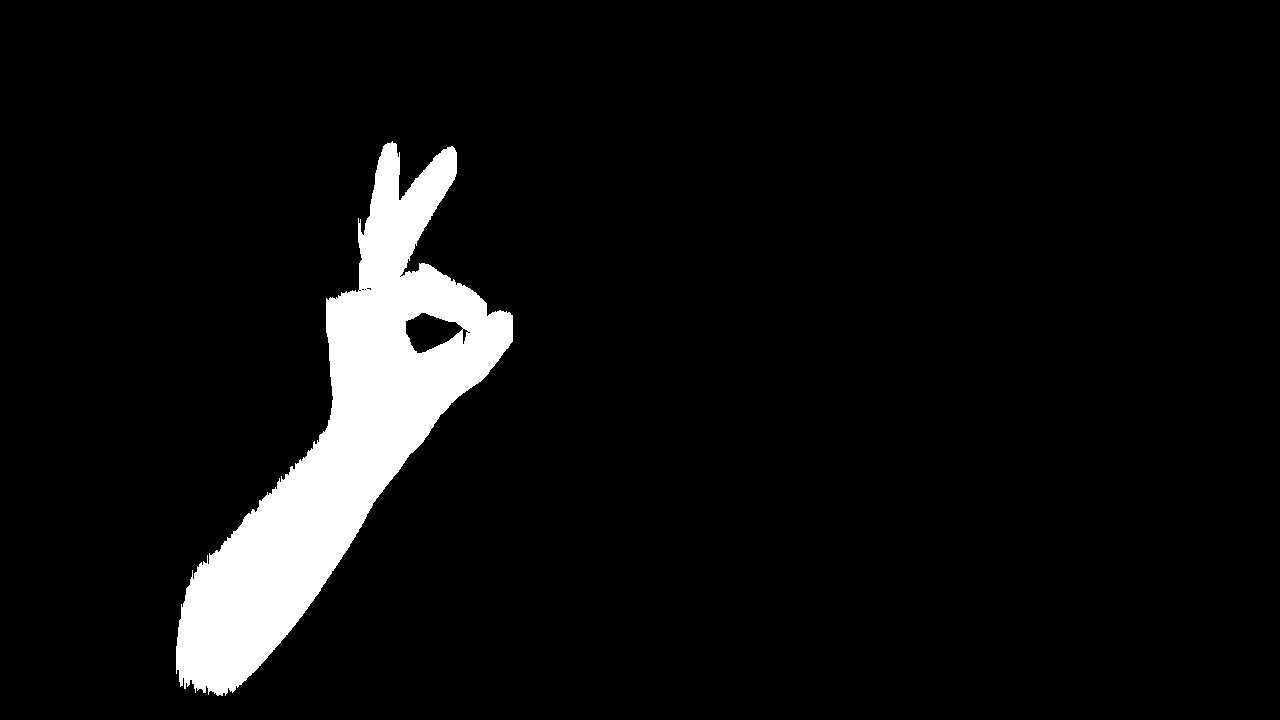
#> input picture hand_gesture_detection/temp.png, 1280 x 720 px, given in place of the camera
$ jupyter execute tutorial2_real_time_fingertip_tracking.ipynb   (shell and % lines are left out)   (older library calls are emulated)   (text cells are left out)
#> lines starting #> are read from the running program, lines starting #| are printed output that depends on the picture; after the words box and inside, x2 and y2 are one past the last pixel; in counts of white or black regions, pixels touching at a corner belong together
[cell 1]
# Import necessary libraries and helper functions
import numpy as np
import matplotlib.pyplot as plt
import cv2
import random
from helpers import imshow

[cell 2]
# Method that generates mask that segments out skin regions
# [15 lines left out: function segment_skin_hsv, not called in this run]

[cell 3]
def segment_skin_ycrcb(img):
    # Convert image to YCrCb
    imageYCrCb = cv2.cvtColor(img,cv2.COLOR_BGR2YCR_CB)

    # Constants for finding range of skin color in YCrCb
    min_YCrCb = np.array([0,133,77],np.uint8)
    max_YCrCb = np.array([255,173,127],np.uint8)

    # Find region with skin tone in YCrCb image
    mask = cv2.inRange(imageYCrCb,min_YCrCb,max_YCrCb)
#     mask = cv2.morphologyEx(mask, cv2.MORPH_CLOSE, None, iterations = 5)
    mask = cv2.morphologyEx(mask, cv2.MORPH_OPEN, None, iterations = 3)
    mask = cv2.medianBlur(mask, 5)

    return mask

[cell 4]
def getHandContours(mask):
    # Get the contour of the hand and draw it on the original image
    im2, contours, hierarchy = cv2.findContours(mask, cv2.RETR_EXTERNAL, cv2.CHAIN_APPROX_NONE)

    # Calculate areas
    areas = [cv2.contourArea(cont) for cont in contours]

    # Only keep the largest contour
    if len(contours) == 0:
        return
    cnt = contours[np.argmax(areas)]
    return cnt

[cell 5]
# Helper function to find angle between two vectors
# [5 lines left out: function get_angle, not called in this run]

# Helper function to find distance between two vectors
def dist(v1, v2):
    return np.linalg.norm(np.array(v1)-v2)

[cell 6]
# # Helper function that updates an array of stored points, corresponding to
# # valleys or peaks)
# pointDict: {index -> k_curv}

# [14 lines left out: function update, not called in this run]

[cell 7]
# [22 lines left out: function getPeaksAndValleys, not called in this run]

[cell 8]
camera = cv2.VideoCapture(0)
# reduce frame size to speed it up
w = 640
camera.set(cv2.CAP_PROP_FRAME_WIDTH, w)
camera.set(cv2.CAP_PROP_FRAME_HEIGHT, w * 3/4)
camera.set(cv2.CAP_PROP_EXPOSURE,-4)

# k-curvature parameters:
k = 5
thresh_angle = 70


while True:
    # Get frame and flip it
    ret, frame = camera.read()
#> frame is the input picture: shape (720, 1280, 3); 6.3% white; 1 white region, box (x1, y1, x2, y2) and area: (176, 141, 513, 696) 58268
    frame = cv2.flip(frame, 1)
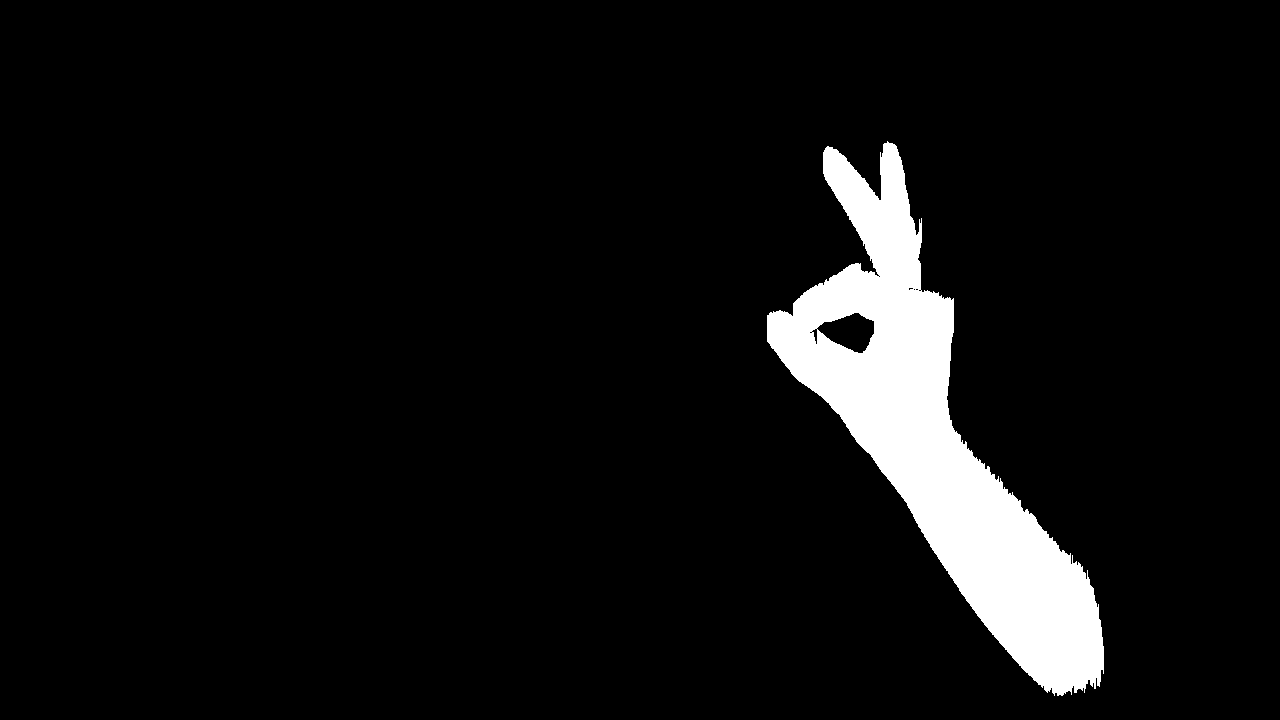
#> frame: shape (720, 1280, 3); 6.3% white; 1 white region, box (x1, y1, x2, y2) and area: (767, 141, 1104, 696) 58268

    frame = cv2.medianBlur(frame,9) # Apply median blur
#> frame: shape (720, 1280, 3); 6.3% white; 1 white region, box (x1, y1, x2, y2) and area: (767, 143, 1104, 695) 58317
    mask = segment_skin_ycrcb(frame) # Get mask
#> in segment_skin_ycrcb, `imageYCrCb = cv2.cvtColor(img,cv2.COLOR_BGR2YCR_CB)`: imageYCrCb: shape (720, 1280, 3); mean of channels 0, 1, 2 16.1, 128, 128
#> in segment_skin_ycrcb, `mask = cv2.inRange(imageYCrCb,min_YCrCb,max_YCrCb)`: mask: shape (720, 1280); every value is 0
    cv2.imshow("MASK", mask)
    cnt = getHandContours(mask) # Hand Contour
#> in getHandContours, `im2, contours, hierarchy = cv2.findContours(mask, cv2.RETR_EXTERNAL, c..`: contours = []

    # If contour is None or too small, continue
    if cnt is None or len(cnt) <= 300:
        print("No contours found")
        continue

    # Get sample points
    interval = int(len(cnt)/100)
    sample_points = cnt[0:len(cnt):interval]

    # Draw sample points
    for i in range(len(sample_points)):
        cv2.circle(frame, tuple(sample_points[i][0]), 1, (0, 0, 255), 2)

    # Get and draw peaks and valleys
    peaks, valleys = getPeaksAndValleys(sample_points, thresh_angle, k)

    for i in peaks:
        cv2.circle(frame, tuple(sample_points[i][0]), 10, (255, 0, 0), 2)
    for i in valleys:
        cv2.circle(frame, tuple(sample_points[i][0]), 10, (0, 255, 0), 2)

    if cv2.waitKey(5) == 27:
        break
    elif cv2.waitKey(5) == 32:
        cv2.imwrite("saved_frame.jpg", frame)
        imshow(frame)

    cv2.imshow("VideoFrame", frame)

cv2.destroyAllWindows()
camera.release()
